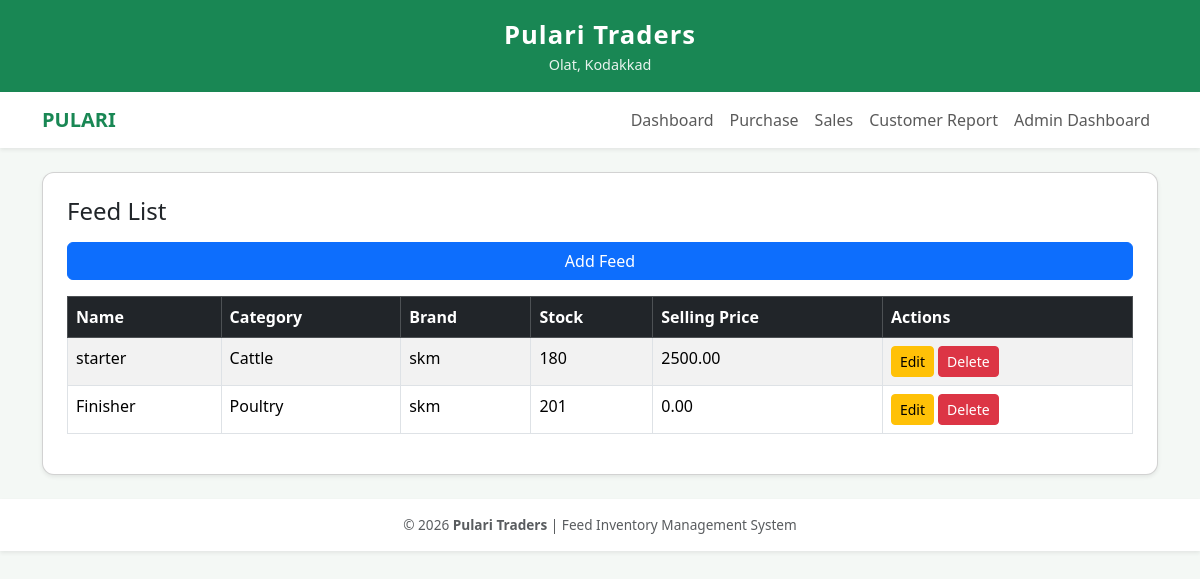
The page /feeds/ (signed in) on the database its author committed.
### inventory/models.py (models this page shows, shortened)
class Feed(models.Model):
    CATEGORY_CHOICES = [
        ('Poultry', 'Poultry'),
        ('Cattle', 'Cattle'),
        ('Goat', 'Goat'),
        ('Pet', 'Pet'),
        ('Others', 'Others'),
    ]
    name = models.CharField(max_length=100)
    category = models.CharField(max_length=20, choices=CATEGORY_CHOICES)
    brand = models.CharField(max_length=100)
    quantity = models.PositiveIntegerField()
    purchase_price = models.DecimalField(max_digits=8, decimal_places=2)
    selling_price = models.DecimalField(max_digits=8, decimal_places=2)
    expiry_date = models.DateField()
    supplier = models.ForeignKey(
        Supplier,
        on_delete=models.CASCADE,
        default=1
    )

### inventory/views.py (the view)
# urls.py: path('feeds/', views.feed_list, name='feed_list'),
@login_required
def feed_list(request):
    feeds = Feed.objects.all().order_by('-id')
    return render(request, 'feed_list.html', {'feeds': feeds})

### inventory/Templates/feed_list.html
{% extends 'base.html' %}
{% block content %}
<h4 class="mb-3">Feed List</h4>
<a href="{% url 'add_feed' %}" class="btn btn-primary mb-3">Add Feed</a>
<table class="table table-bordered table-striped">
    <thead class="table-dark">
        <tr>
            <th>Name</th>
            <th>Category</th>
            <th>Brand</th>
            <th>Stock</th>
            <th>Selling Price</th>
            <th>Actions</th>
        </tr>
    </thead>
    <tbody>
        {% for feed in feeds %}
        <tr>
            <td>{{ feed.name }}</td>
            <td>{{ feed.category }}</td>
            <td>{{ feed.brand }}</td>
            <td>{{ feed.quantity }}</td>
            <td>{{ feed.selling_price }}</td>
            <td>
                <a href="{% url 'update_feed' feed.id %}" class="btn btn-warning btn-sm">Edit</a>
                <a href="{% url 'delete_feed' feed.id %}" class="btn btn-danger btn-sm">Delete</a>
            </td>
        </tr>
        {% endfor %}
    </tbody>
</table>
{% endblock %}

### inventory/Templates/base.html (style rules this page uses)
body { background-color: #f4f8f5; }

### rows shown on the page
Feed: name "starter", category "Cattle", brand "skm", quantity "180", selling_price "2500.00"
Feed: name "Finisher", category "Poultry", brand "skm", quantity "201", selling_price "0.00"
